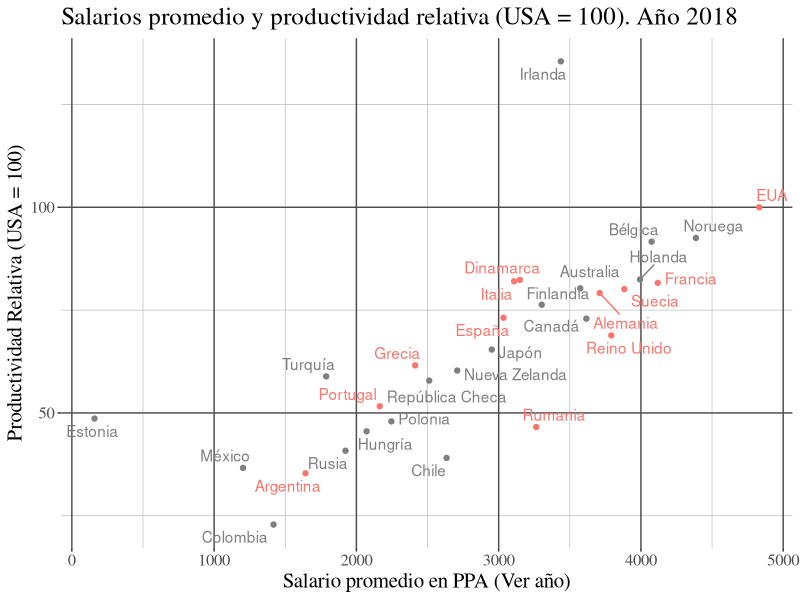
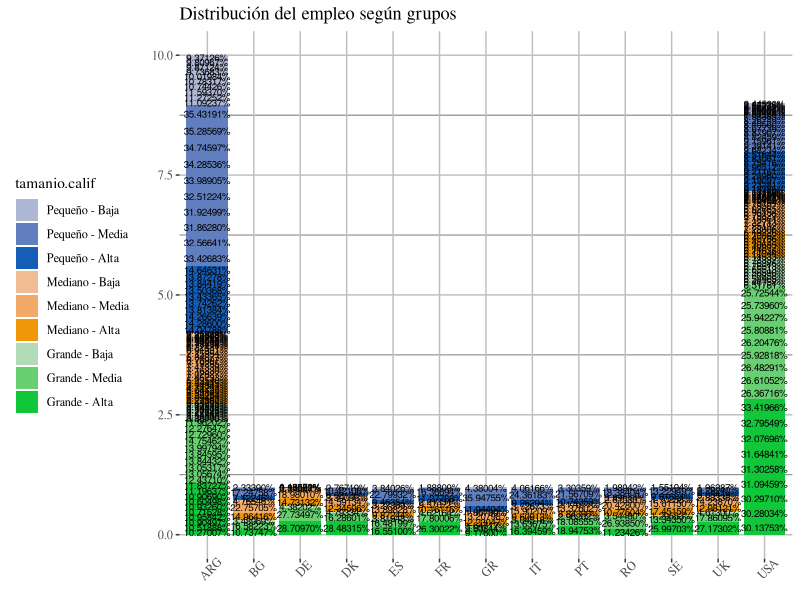
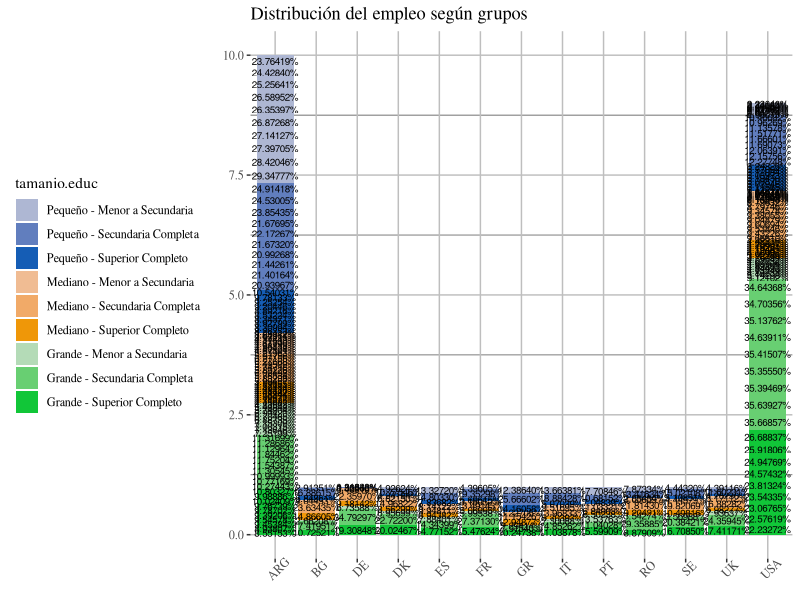
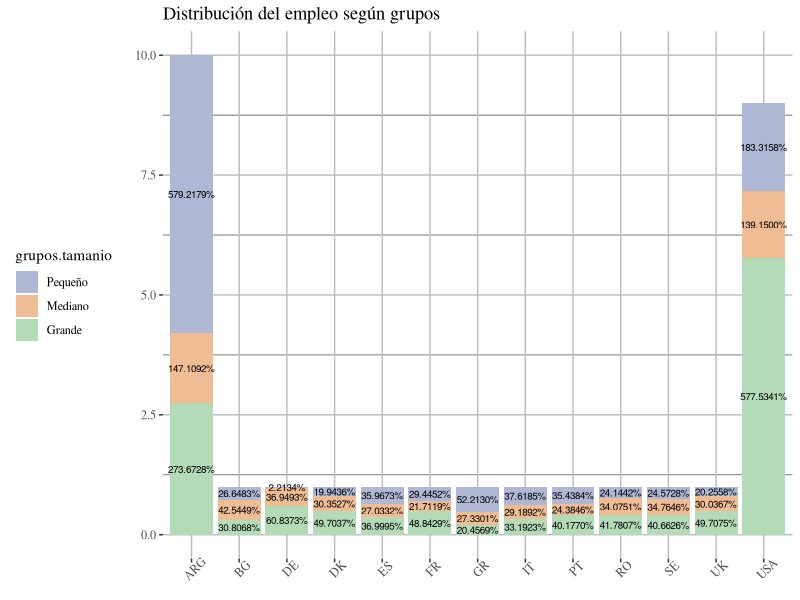
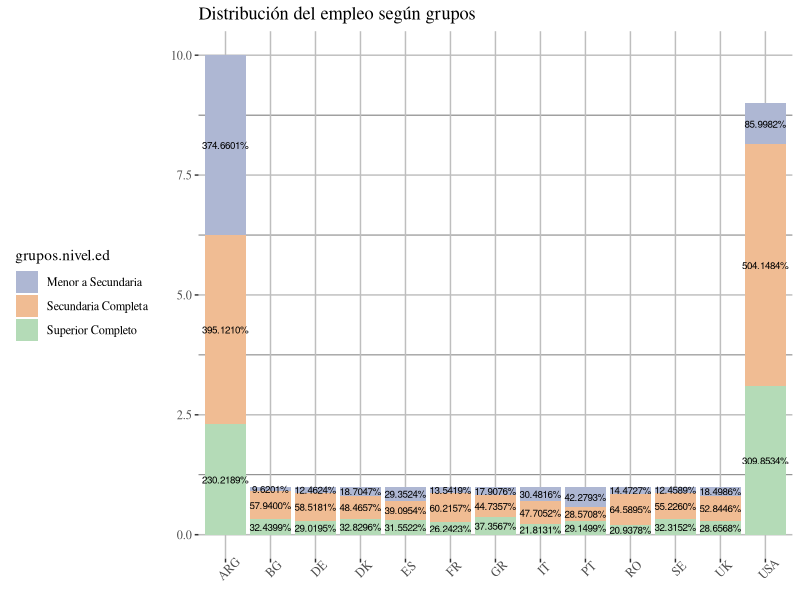
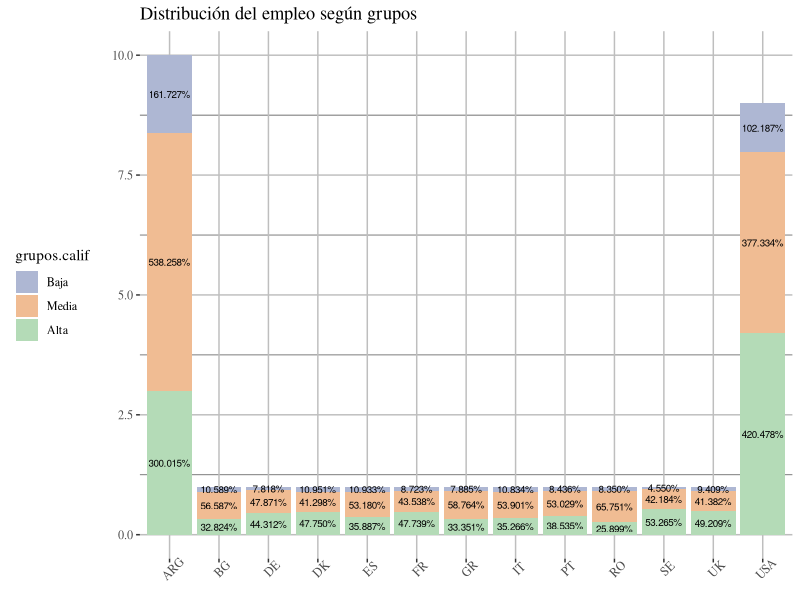
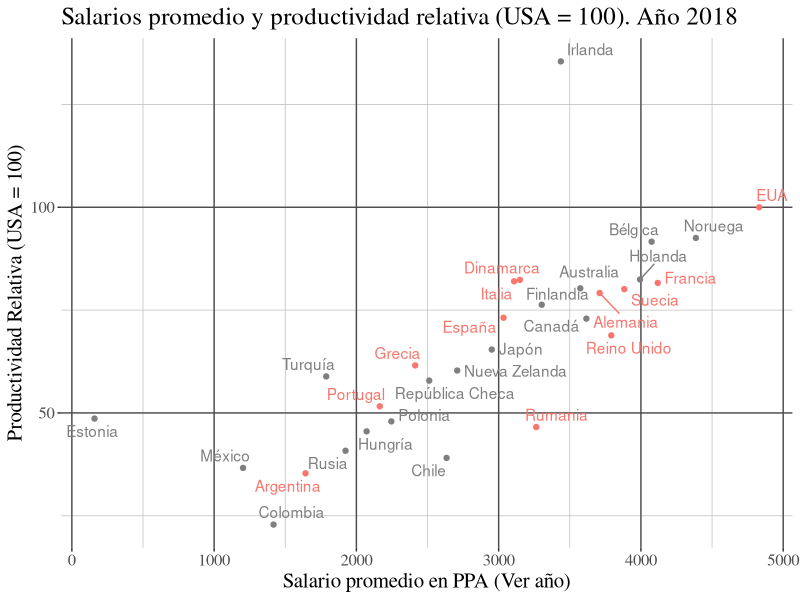
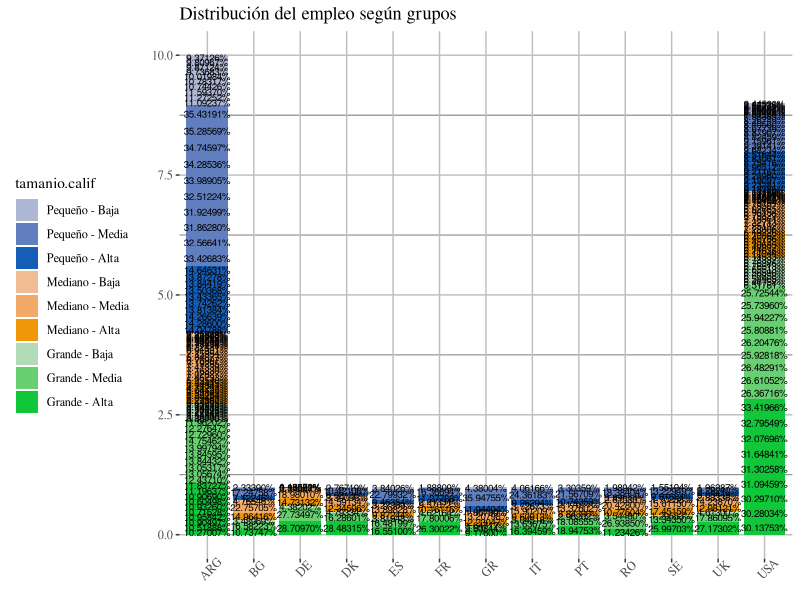

These figures' R source, in order:
library(openxlsx)
library(tidyverse)
library(ggrepel)
library(ggthemes)
Salarios <- read.xlsx("data/Prod y Salarios.xlsx",sheet = 1)
Productividad <- read.xlsx("data/Prod y Salarios.xlsx",sheet = 2,startRow = 2)
Calificacion.arg.usa <- read.xlsx("Resultados/Arg_USA_2018.xlsx",sheet = "Ocupados.calif")
Educacion.arg.usa <- read.xlsx("Resultados/Arg_USA_2018.xlsx",sheet = "Ocupados.nivel.ed")
Calificacion.europa <- read.xlsx("Resultados/RestultadosLFS.xlsx",
                                 sheet = "Ocupados.calif")
Educacion.europa <- read.xlsx("Resultados/RestultadosLFS.xlsx",
                              sheet = "Ocupados.nivel.ed")

Calificacion.todos <- Calificacion.arg.usa %>% 
  select(grupos.calif,grupos.tamanio,Particip_emp,Pais) %>% 
  bind_rows(Calificacion.europa %>% 
  select(grupos.calif,grupos.tamanio,Particip_emp,Pais))


Educacion.todos <- Educacion.arg.usa %>% 
  select(grupos.nivel.ed,grupos.tamanio,Particip_emp,Pais) %>% 
  bind_rows(Educacion.europa %>% 
            select(grupos.nivel.ed,grupos.tamanio,Particip_emp,Pais))


azul <- colorspace::diverge_hcl(n = 12,h = c(255,330),
                                l = c(40,90))[c(4,2,1)]
verde <- colorspace::diverge_hcl(n = 12,h = c(130,43),
                                   c = 100,
                                   l = c(70,90))[c(4,2,1)]

naranja <- colorspace::diverge_hcl(n = 12,h = c(130,43),
                                   c = 100,
                                   l = c(70,90))[c(10,11,12)]
paleta <- c(azul,
            naranja,
            verde)

paleta3 <- c(azul[1],
            naranja[1],
            verde[1])

salarios.prod <- Salarios %>% 
  left_join(Productividad)

####Salarios y productividad agregada#####
ggplot(salarios.prod,
       aes(x=`2018`,
           y=`Prod.relativa.a.EEUU.-.TOTAL`,
           label = X1,
           color = Color))+
  geom_point()+
  geom_text_repel()+  
  labs(title = "Salarios promedio y productividad relativa (USA = 100). Año 2018",
       x = "Salario promedio en PPA (Ver año)",
       y = "Productividad Relativa (USA = 100)" )+
  theme_tufte()+
  theme(panel.spacing = unit(1,"cm"),
        legend.position = "none",
        panel.grid.minor.x = element_line(colour = "grey"),
        panel.grid.minor.y= element_line(colour = "grey"),
        panel.grid.major.x = element_line(colour = "grey30"),
        panel.grid.major.y = element_line(colour = "grey30"),
        text = element_text(size = 15))+
  scale_fill_grey()

ggsave("Resultados/productividad_salarios.png",scale = 2)



####Distrib.Calificaciones#####
calif.graf<- Calificacion.todos %>% 
  mutate(tamanio.calif = paste0(grupos.tamanio," - ",grupos.calif),
         tamanio.calif = factor(tamanio.calif,
                                levels = unique(tamanio.calif)))


calif.graf %>% 
  ggplot(.,
         aes(x = Pais, y = Particip_emp,
             fill = tamanio.calif,group = tamanio.calif,
             label = scales::percent(Particip_emp))) +
  geom_col(position = "stack")+
  geom_text(position = position_stack(vjust = .5),size=2.5)+
  labs(title = "Distribución del empleo según grupos")+
  theme_tufte()+
  theme(legend.position = "left",
        legend.direction = "vertical",
        axis.title = element_blank(),
        axis.text.x = element_text(angle = 45),
        panel.spacing = unit(1,"cm"),
        panel.grid.major.y = element_line(colour = "grey"),
        panel.grid.minor.y = element_line(colour = "grey30"),
        panel.grid.minor.x = element_line(colour = "grey"),
        panel.grid.major.x = element_line(colour = "grey"))+
  scale_fill_manual(values = paleta)

ggsave("Resultados/grupos_calificacion_tamanio.png",scale = 2)


####Distrib.Educacion#####
educ.graf<- Educacion.todos %>% 
  mutate(tamanio.educ = paste0(grupos.tamanio," - ",grupos.nivel.ed),
         tamanio.educ = factor(tamanio.educ,
                                levels = unique(tamanio.educ)))


educ.graf %>% 
  ggplot(.,
         aes(x = Pais, y = Particip_emp,
             fill = tamanio.educ,group = tamanio.educ,
             label = scales::percent(Particip_emp))) +
  geom_col(position = "stack")+
  geom_text(position = position_stack(vjust = .5),size=2.5)+
  labs(title = "Distribución del empleo según grupos")+
  theme_tufte()+
  theme(legend.position = "left",
        legend.direction = "vertical",
        axis.title = element_blank(),
        axis.text.x = element_text(angle = 45),
        panel.spacing = unit(1,"cm"),
        panel.grid.major.y = element_line(colour = "grey"),
        panel.grid.minor.y = element_line(colour = "grey30"),
        panel.grid.minor.x = element_line(colour = "grey"),
        panel.grid.major.x = element_line(colour = "grey"))+
  scale_fill_manual(values = paleta)

ggsave("Resultados/grupos_educacion_tamanio.png",scale = 2)

####Distrib.de. cada.grupo#####
Particip.tamanio <- Educacion.todos %>%
  mutate(grupos.tamanio = factor(grupos.tamanio,
                                 levels = unique(grupos.tamanio))) %>% 
  group_by(grupos.tamanio,Pais) %>% 
  summarise(Particip_emp = sum(Particip_emp))


Particip.tamanio %>% 
  ggplot(.,
         aes(x = Pais, y = Particip_emp,
             fill = grupos.tamanio,group = grupos.tamanio,
             label = scales::percent(Particip_emp))) +
  geom_col(position = "stack")+
  geom_text(position = position_stack(vjust = .5),size=2.5)+
  labs(title = "Distribución del empleo según grupos")+
  theme_tufte()+
  theme(legend.position = "left",
        legend.direction = "vertical",
        axis.title = element_blank(),
        axis.text.x = element_text(angle = 45),
        panel.spacing = unit(1,"cm"),
        panel.grid.major.y = element_line(colour = "grey"),
        panel.grid.minor.y = element_line(colour = "grey30"),
        panel.grid.minor.x = element_line(colour = "grey"),
        panel.grid.major.x = element_line(colour = "grey"))+
  scale_fill_manual(values = paleta3)

ggsave("Resultados/particip_tamanio.png",scale = 2)


Particip.nivel <- Educacion.todos %>% 
  group_by(grupos.nivel.ed,Pais) %>% 
  summarise(Particip_emp = sum(Particip_emp))

Particip.nivel %>% 
  ggplot(.,
         aes(x = Pais, y = Particip_emp,
             fill = grupos.nivel.ed,group = grupos.nivel.ed,
             label = scales::percent(Particip_emp))) +
  geom_col(position = "stack")+
  geom_text(position = position_stack(vjust = .5),size=2.5)+
  labs(title = "Distribución del empleo según grupos")+
  theme_tufte()+
  theme(legend.position = "left",
        legend.direction = "vertical",
        axis.title = element_blank(),
        axis.text.x = element_text(angle = 45),
        panel.spacing = unit(1,"cm"),
        panel.grid.major.y = element_line(colour = "grey"),
        panel.grid.minor.y = element_line(colour = "grey30"),
        panel.grid.minor.x = element_line(colour = "grey"),
        panel.grid.major.x = element_line(colour = "grey"))+
  scale_fill_manual(values = paleta3)

ggsave("Resultados/particip_nivel.png",scale = 2)


Particip.calif <- Calificacion.todos %>% 
  mutate(grupos.calif = factor(grupos.calif,
                                 levels = unique(grupos.calif))) %>% 
  group_by(grupos.calif,Pais) %>% 
  summarise(Particip_emp = sum(Particip_emp))

Particip.calif %>% 
  ggplot(.,
         aes(x = Pais, y = Particip_emp,
             fill = grupos.calif,group = grupos.calif,
             label = scales::percent(Particip_emp))) +
  geom_col(position = "stack")+
  geom_text(position = position_stack(vjust = .5),size=2.5)+
  labs(title = "Distribución del empleo según grupos")+
  theme_tufte()+
  theme(legend.position = "left",
        legend.direction = "vertical",
        axis.title = element_blank(),
        axis.text.x = element_text(angle = 45),
        panel.spacing = unit(1,"cm"),
        panel.grid.major.y = element_line(colour = "grey"),
        panel.grid.minor.y = element_line(colour = "grey30"),
        panel.grid.minor.x = element_line(colour = "grey"),
        panel.grid.major.x = element_line(colour = "grey"))+
  scale_fill_manual(values = paleta3)

ggsave("Resultados/particip_calif.png",scale = 2)
